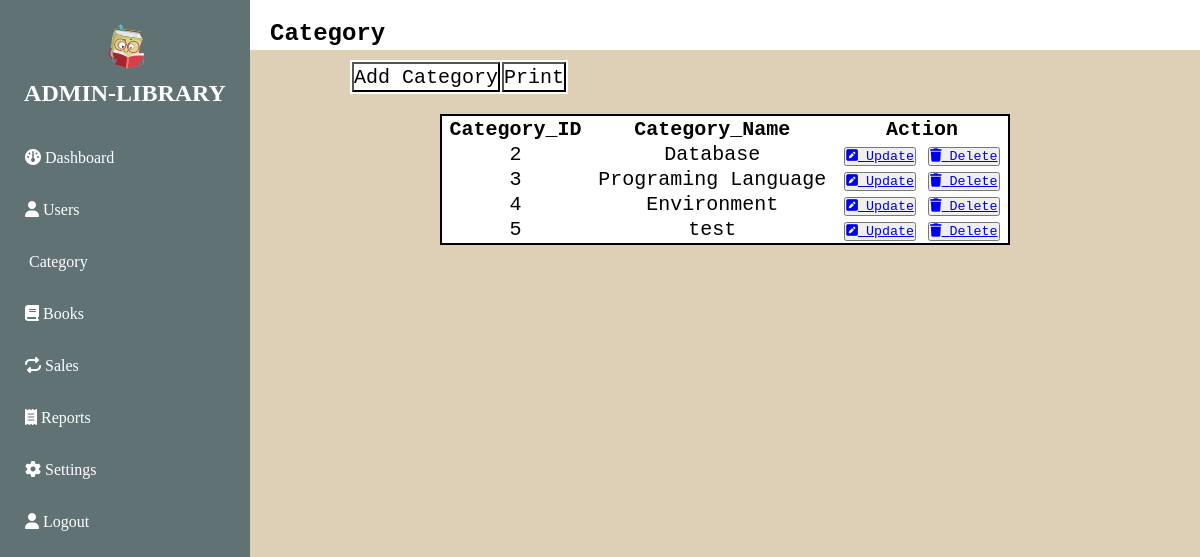
/admin-category.php (signed in), run on the app's committed database.
### tables this page shows
CREATE TABLE `category` (
  `Category_ID` int(11) NOT NULL,
  `Category_Name` varchar(50) NOT NULL
);

### admin-category.php (the view, shortened to what this page needs)
<?php
    include "connect.php";
?>
<!DOCTYPE html>
<html lang="en">
<head>
    <link rel="stylesheet" href="admin.css">
    <link rel="stylesheet" href="https://cdnjs.cloudflare.com/ajax/libs/font-awesome/6.4.2/css/all.min.css" />
    <link rel="stylesheet" href="admin-category.css">
</head>
<body>
    <header>
        <nav>
            <div class="brand-container">
                <img src="image/mainlogo.png" alt="My Personal Logo" width="60px">
                <h2 class="brand-title">ADMIN-LIBRARY</h2>
            </div>
            <div class="brand-title">
                <a class="link" href="admin.php"><i class="fa fa-dashboard"></i> Dashboard</a>
                <a class="link" href="admin-user.php"><i class="fa fa-user"></i> Users</a>
                <a class="link" href="admin-category.php"><i class="fa fa-category"></i> Category</a>
                <a class="link" href="admin-book.php"><i class="fa fa-book"></i> Books</a>
                <a class="link" href="admin-sale.php"><i class="fa fa-repeat"></i> Sales</a>
                <a class="link" href="admin-reports.php"><i class="fa fa-receipt"></i> Reports</a>
                <a class="link" href="admin-setting.php"><i class="fa fa-gear"></i> Settings</a>
                <a class="link" href="logout.php"><i class="fa fa-user"></i> Logout</a>
            </div>
        </nav>
    </header>
    <section>
        <div class="main-container">
            <div class="header-title">
                <h2>Category</h2>
            </div>
            <table style="margin-left: 100px; margin-top:10px;" class='category-print'>
                <tr>
                    <td>
                        <button style="height:30px;"><a style="text-decoration: none; color:black;" href="admin-category-add.php">Add Category</a></button>
                    </td>
                    <td>
                        <button style="height:30px;"><a style="text-decoration: none; color:black;" href="admin-category-print.php">Print</a></button>
                    </td>
                </tr>
            </table>
            <div class="tables">
                <table style="margin: 0 auto; ">
                    <tr>
                        <th>Category_ID </th>
                        <th>Category_Name</th>
                        <th>Action</th>
                    </tr>
                    <?php
                            $sql = "Select * from category";
                            $result = mysqli_query($con, $sql);
                            if($result){
                                while($row = mysqli_fetch_assoc($result)){
                                    $id = $row['Category_ID'];
                                    $first = $row['Category_Name'];
                                    echo '<tr>
                                    <td>'.$id.'</td>
                                    <td>'.$first.'</td>
                                    <td><button id="btned"><a href="admin-category-update.php?updateid='.$id.'"><i class="fa fa-pencil-square"></i> Update</a></button>
                                        <button id="btndel"><a href="admin-category-delete.php?deleteid='.$id.'"><i class="fa fa-trash"></i> Delete</a></button>
                                    </td>
                                    </tr>
                                    ';
                                }
                            }
                        ?>
                </table>
            </div>
        </div>
    </section>
</body>
</html>

### admin.css (style rules this page uses)
* { margin: 0; padding: 0; box-sizing: border-box; font-family: 'Courier New', Courier, monospace; }
nav { width: 250px; height: 100%; position: fixed; top: 0; left: 0; background-color: #607274; }
.brand-container { text-align: center; color: white; font-family: Verdana; padding: 20px 0; }
.brand-title { margin: 0; margin-top: 0px; font-family: Castellar; }
.link { display: block; color: white; padding: 12px 25px; text-decoration: none; margin: 10px 0; font-family: Verdana; transition: 0.2s; }
body { background: #E0E1E4; }
.main-container { margin-left: 250px; box-shadow: 0 0 2px 1px rgb(0, 0, 0, 0.4); background-color: #DED0B6; }
.header-title { width: 100%; height: 50px; background: white; text-align: start; padding: 20px 0 0 20px; }
.tables { margin-top: 20px; }
.tables table { text-align: center; font-size: 20px; background: white; border: 2px solid black; width: 60%; }
.category-print { background-color: white; height: auto; }
.category-print button { background-color: transparent; font-size: 20px; height: 100px; border-color: 1px solid black; }

### admin-category.css (style rules this page uses)
.main-container { height: 100vh; }

### data on the page
category: Category_ID "2", Category_Name "Database"
category: Category_ID "3", Category_Name "Programing Language"
category: Category_ID "4", Category_Name "Environment"
category: Category_ID "5", Category_Name "test"
